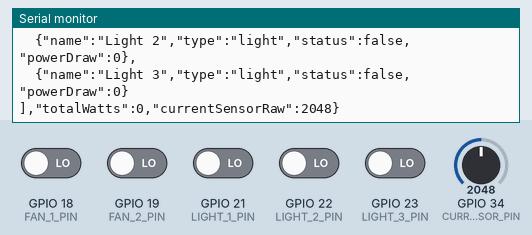
A sketch run on a simulated ESP32. Parts: the last lines printed to the serial monitor. Inputs (shaded band) come from the test bench; at power-on: GPIO 18 (FAN_1_PIN), GPIO 19 (FAN_2_PIN), GPIO 21 (LIGHT_1_PIN), GPIO 22 (LIGHT_2_PIN), GPIO 23 (LIGHT_3_PIN) LOW, GPIO 34 (CURRENT_SENSOR_PIN) = 2048.

Above: at 2.8 s.
2.9 s: GPIO 18 (FAN_1_PIN) driven HIGH
At 5.0 s:
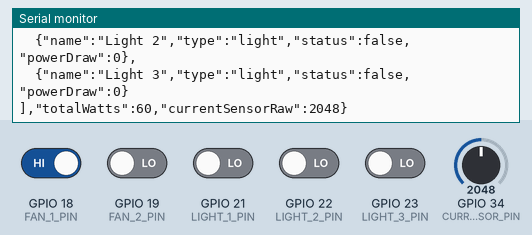
7.5 s: GPIO 21 (LIGHT_1_PIN) driven HIGH
At 9.0 s:
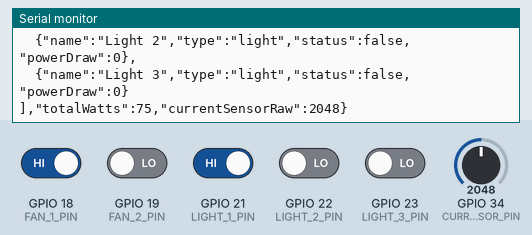
11.6 s: GPIO 23 (LIGHT_3_PIN) driven HIGH
At 13.0 s:
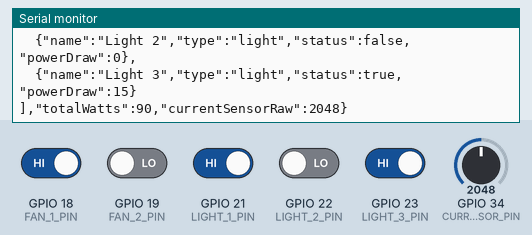
15.7 s: GPIO 34 (CURRENT_SENSOR_PIN) set to 2866
At 17.0 s:
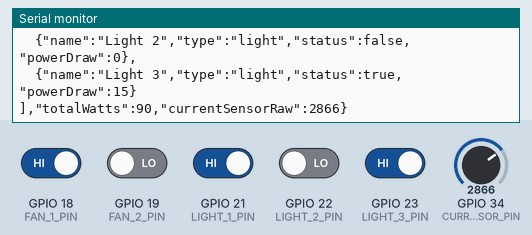
18.4 s: GPIO 19 (FAN_2_PIN) driven HIGH
At 20.9 s:
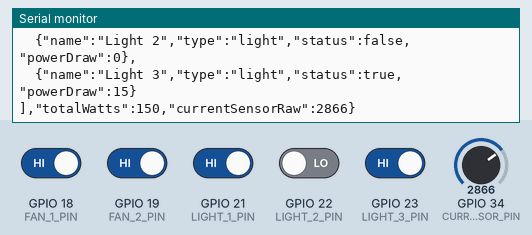
21.1 s: GPIO 22 (LIGHT_2_PIN) driven HIGH
At 23.6 s:
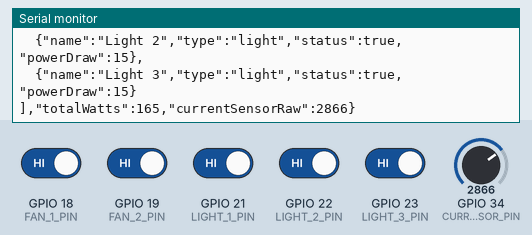
Timing chart, 0 to 24.8 s (numbered marks = the images above; inputs shaded):
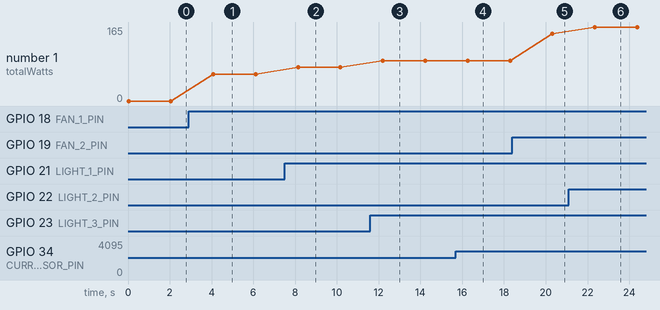

Measured:
- after the input at 2.9 s, the serial monitor: prints a new line after 1.2 s (image 1)
- after the input at 7.5 s, the serial monitor: prints a new line after 0.63 s (image 2)
- after the input at 11.6 s, the serial monitor: prints a new line after 0.60 s (image 3)
- after the input at 15.7 s, the serial monitor: prints a new line after 0.56 s (image 4)
- after the input at 18.4 s, the serial monitor: prints a new line after 1.9 s (image 5)
- after the input at 21.1 s, the serial monitor: prints a new line after 1.2 s (image 6)
- plotted number 1: 0 → 60 after the input at 2.9 s, 60 → 75 after the input at 7.5 s, 75 → 90 after the input at 11.6 s, 90 → 150 after the input at 18.4 s, 150 → 165 after the input at 21.1 s

The sketch:

sketch.ino
```cpp
const int FAN_1_PIN = 18;
const int FAN_2_PIN = 19;
const int LIGHT_1_PIN = 21;
const int LIGHT_2_PIN = 22;
const int LIGHT_3_PIN = 23;
const int CURRENT_SENSOR_PIN = 34;

struct DeviceReading {
  const char* name;
  const char* type;
  int pin;
  int wattsWhenOn;
};

DeviceReading devices[] = {
  { "Fan 1", "fan", FAN_1_PIN, 60 },
  { "Fan 2", "fan", FAN_2_PIN, 60 },
  { "Light 1", "light", LIGHT_1_PIN, 15 },
  { "Light 2", "light", LIGHT_2_PIN, 15 },
  { "Light 3", "light", LIGHT_3_PIN, 15 }
};

void setup() {
  Serial.begin(115200);
  for (DeviceReading device : devices) {
    pinMode(device.pin, INPUT);
  }
}

void loop() {
  int totalWatts = 0;
  Serial.println("{\"room\":\"Work Room 1\",\"devices\":[");

  for (int i = 0; i < 5; i++) {
    bool on = digitalRead(devices[i].pin) == HIGH;
    int watts = on ? devices[i].wattsWhenOn : 0;
    totalWatts += watts;

    Serial.print("  {\"name\":\"");
    Serial.print(devices[i].name);
    Serial.print("\",\"type\":\"");
    Serial.print(devices[i].type);
    Serial.print("\",\"status\":");
    Serial.print(on ? "true" : "false");
    Serial.print(",\"powerDraw\":");
    Serial.print(watts);
    Serial.print("}");
    Serial.println(i == 4 ? "" : ",");
  }

  int currentRaw = analogRead(CURRENT_SENSOR_PIN);
  Serial.print("],\"totalWatts\":");
  Serial.print(totalWatts);
  Serial.print(",\"currentSensorRaw\":");
  Serial.print(currentRaw);
  Serial.println("}");

  delay(2000);
}
```
